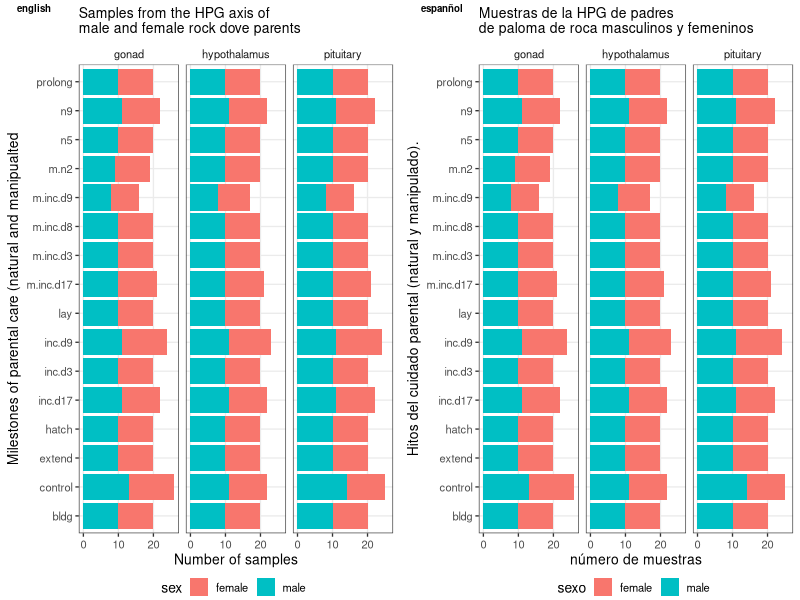
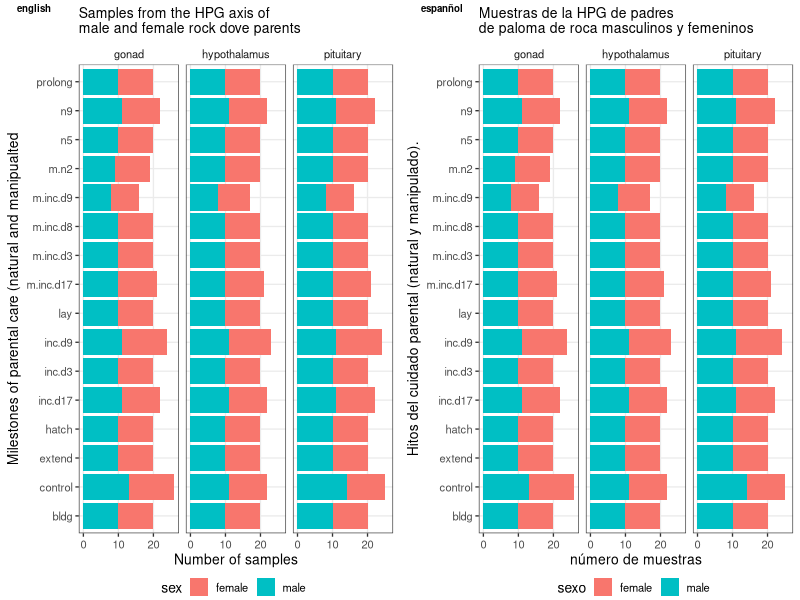

Generate these figures, in order, with R:
## ---- chunk 1
knitr::opts_chunk$set(echo = TRUE, fig.path = '../figures/espanol/')
## ---- chunk 2
library(tidyverse)
library(cowplot)
samples <- read.csv("../metadata/samples.csv" , row.names = 1) 
str(samples)

muestras <- samples
names(muestras) <- c("nombrearchivo", "pajaro", "sexo", "tejido", "tratamiento", "grupo", "estudio")
str(muestras)

levels(muestras$sexo) 
levels(muestras$tejido)
levels(muestras$tratamiento)
levels(muestras$estudio)


levels(muestras$sexo) <- c("mujer", "hombre")
levels(muestras$tejido) <- c("gonada", "hipotalamo", "pituitaria")
levels(muestras$tratamiento) <- c("construir", "control", "extender", "escotilla", "incubación 17", "incubacion 03", "incubacion 09", "poner", "eliminar 17", "eliminar 03"," precoz 09"," eliminar 09"," eliminar 21"," extender n5"," extender n9"," prolongar")
levels(muestras$estudio) <- c("caracterizacion", "manipulacion")
## ---- chunk 3
theme_rmh <- function(){ 
    theme_bw(base_size=10) +
        theme(
            panel.grid.minor.x  = element_blank(),
           panel.grid.minor.y  = element_blank(),
            strip.background = element_rect(colour="white", fill="white"),
              legend.position = "bottom",           
           legend.margin=margin(t=-0.1, r=0, b=-0.1, l=-0.1, unit="cm"),
           legend.key.size = unit(0.5, "cm"))
}

a <- muestras %>%
  #filter(estudio == "caracterizacion")  %>%
ggplot(aes(x = tratamiento, fill = sexo)) +  
  geom_bar() + 
  facet_wrap(~ tejido) +
  theme_rmh() +
  labs(x = "Hitos del cuidado parental (natural y manipulado).",
       y = "número de muestras",
       subtitle = "Muestras de la HPG de padres \nde paloma de roca masculinos y femeninos") + 
  coord_flip() 

b <- samples %>%
ggplot(aes(x = treatment, fill = sex)) +  
  geom_bar() + 
  facet_wrap(~ tissue) +
  theme_rmh() +
  labs(x = "Milestones of parental care (natural and manipualted",
       y = "Number of samples",
       subtitle = "Samples from the HPG axis of \nmale and female rock dove parents") + 
  coord_flip()

barre <- plot_grid(b,a, labels = c("english", "espanñol"), label_size=7)
barre

pdf(file="../figures/espanol/barre.pdf", width=2.5, height=5)
plot(barre)    
dev.off()
## ---- chunk 4


